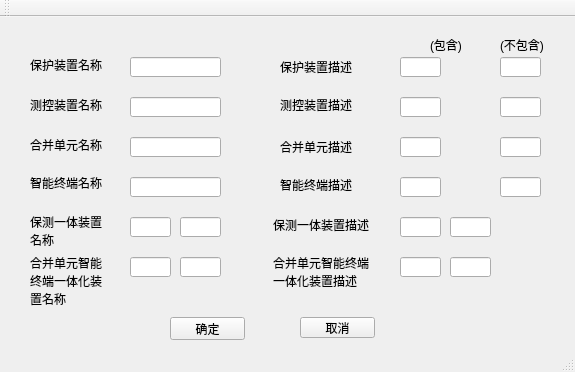
<?xml version="1.0" encoding="UTF-8"?>
<ui version="4.0">
 <class>IEDTypeAnalysorClass</class>
 <widget class="QMainWindow" name="IEDTypeAnalysorClass">
  <property name="geometry">
   <rect>
    <x>0</x>
    <y>0</y>
    <width>575</width>
    <height>372</height>
   </rect>
  </property>
  <property name="windowTitle">
   <string>IEDTypeAnalysor</string>
  </property>
  <widget class="QWidget" name="centralWidget">
   <widget class="QPushButton" name="pushButton">
    <property name="geometry">
     <rect>
      <x>170</x>
      <y>300</y>
      <width>75</width>
      <height>23</height>
     </rect>
    </property>
    <property name="text">
     <string>确定</string>
    </property>
   </widget>
   <widget class="QPushButton" name="pushButton_2">
    <property name="geometry">
     <rect>
      <x>300</x>
      <y>300</y>
      <width>75</width>
      <height>21</height>
     </rect>
    </property>
    <property name="text">
     <string>取消</string>
    </property>
   </widget>
   <widget class="QLineEdit" name="line_P">
    <property name="geometry">
     <rect>
      <x>130</x>
      <y>40</y>
      <width>91</width>
      <height>20</height>
     </rect>
    </property>
   </widget>
   <widget class="QLineEdit" name="line_PKey">
    <property name="geometry">
     <rect>
      <x>400</x>
      <y>40</y>
      <width>41</width>
      <height>20</height>
     </rect>
    </property>
   </widget>
   <widget class="QLabel" name="label">
    <property name="geometry">
     <rect>
      <x>30</x>
      <y>40</y>
      <width>101</width>
      <height>16</height>
     </rect>
    </property>
    <property name="text">
     <string>保护装置名称</string>
    </property>
   </widget>
   <widget class="QLabel" name="label_2">
    <property name="geometry">
     <rect>
      <x>280</x>
      <y>40</y>
      <width>91</width>
      <height>20</height>
     </rect>
    </property>
    <property name="text">
     <string>保护装置描述</string>
    </property>
   </widget>
   <widget class="QLabel" name="label_3">
    <property name="geometry">
     <rect>
      <x>30</x>
      <y>80</y>
      <width>101</width>
      <height>16</height>
     </rect>
    </property>
    <property name="text">
     <string>测控装置名称</string>
    </property>
   </widget>
   <widget class="QLabel" name="label_4">
    <property name="geometry">
     <rect>
      <x>30</x>
      <y>120</y>
      <width>101</width>
      <height>16</height>
     </rect>
    </property>
    <property name="text">
     <string>合并单元名称</string>
    </property>
   </widget>
   <widget class="QLabel" name="label_5">
    <property name="geometry">
     <rect>
      <x>30</x>
      <y>160</y>
      <width>111</width>
      <height>12</height>
     </rect>
    </property>
    <property name="text">
     <string>智能终端名称</string>
    </property>
   </widget>
   <widget class="QLabel" name="label_6">
    <property name="geometry">
     <rect>
      <x>30</x>
      <y>198</y>
      <width>121</width>
      <height>31</height>
     </rect>
    </property>
    <property name="text">
     <string>保测一体装置
名称</string>
    </property>
   </widget>
   <widget class="QLabel" name="label_7">
    <property name="geometry">
     <rect>
      <x>30</x>
      <y>238</y>
      <width>121</width>
      <height>51</height>
     </rect>
    </property>
    <property name="text">
     <string>合并单元智能
终端一体化装
置名称</string>
    </property>
    <property name="alignment">
     <set>Qt::AlignLeading|Qt::AlignLeft|Qt::AlignVCenter</set>
    </property>
   </widget>
   <widget class="QLineEdit" name="line_C">
    <property name="geometry">
     <rect>
      <x>130</x>
      <y>80</y>
      <width>91</width>
      <height>20</height>
     </rect>
    </property>
   </widget>
   <widget class="QLineEdit" name="line_MU">
    <property name="geometry">
     <rect>
      <x>130</x>
      <y>120</y>
      <width>91</width>
      <height>20</height>
     </rect>
    </property>
   </widget>
   <widget class="QLineEdit" name="line_ST">
    <property name="geometry">
     <rect>
      <x>130</x>
      <y>160</y>
      <width>91</width>
      <height>20</height>
     </rect>
    </property>
   </widget>
   <widget class="QLineEdit" name="line_PC">
    <property name="geometry">
     <rect>
      <x>130</x>
      <y>200</y>
      <width>41</width>
      <height>20</height>
     </rect>
    </property>
   </widget>
   <widget class="QLineEdit" name="line_MS">
    <property name="geometry">
     <rect>
      <x>130</x>
      <y>240</y>
      <width>41</width>
      <height>20</height>
     </rect>
    </property>
   </widget>
   <widget class="QLineEdit" name="line_PC2">
    <property name="geometry">
     <rect>
      <x>180</x>
      <y>200</y>
      <width>41</width>
      <height>20</height>
     </rect>
    </property>
   </widget>
   <widget class="QLineEdit" name="line_MS2">
    <property name="geometry">
     <rect>
      <x>180</x>
      <y>240</y>
      <width>41</width>
      <height>20</height>
     </rect>
    </property>
   </widget>
   <widget class="QLabel" name="label_8">
    <property name="geometry">
     <rect>
      <x>280</x>
      <y>80</y>
      <width>91</width>
      <height>16</height>
     </rect>
    </property>
    <property name="text">
     <string>测控装置描述</string>
    </property>
   </widget>
   <widget class="QLabel" name="label_9">
    <property name="geometry">
     <rect>
      <x>280</x>
      <y>120</y>
      <width>91</width>
      <height>20</height>
     </rect>
    </property>
    <property name="text">
     <string>合并单元描述</string>
    </property>
   </widget>
   <widget class="QLabel" name="label_10">
    <property name="geometry">
     <rect>
      <x>280</x>
      <y>160</y>
      <width>101</width>
      <height>16</height>
     </rect>
    </property>
    <property name="text">
     <string>智能终端描述</string>
    </property>
   </widget>
   <widget class="QLabel" name="label_11">
    <property name="geometry">
     <rect>
      <x>273</x>
      <y>198</y>
      <width>111</width>
      <height>20</height>
     </rect>
    </property>
    <property name="text">
     <string>保测一体装置描述</string>
    </property>
   </widget>
   <widget class="QLabel" name="label_12">
    <property name="geometry">
     <rect>
      <x>273</x>
      <y>239</y>
      <width>101</width>
      <height>31</height>
     </rect>
    </property>
    <property name="text">
     <string>合并单元智能终端
一体化装置描述</string>
    </property>
   </widget>
   <widget class="QLineEdit" name="line_CKey">
    <property name="geometry">
     <rect>
      <x>400</x>
      <y>80</y>
      <width>41</width>
      <height>20</height>
     </rect>
    </property>
   </widget>
   <widget class="QLineEdit" name="line_MUKey">
    <property name="geometry">
     <rect>
      <x>400</x>
      <y>120</y>
      <width>41</width>
      <height>20</height>
     </rect>
    </property>
   </widget>
   <widget class="QLineEdit" name="line_STKey">
    <property name="geometry">
     <rect>
      <x>400</x>
      <y>160</y>
      <width>41</width>
      <height>20</height>
     </rect>
    </property>
   </widget>
   <widget class="QLineEdit" name="line_PCKey">
    <property name="geometry">
     <rect>
      <x>400</x>
      <y>200</y>
      <width>41</width>
      <height>20</height>
     </rect>
    </property>
   </widget>
   <widget class="QLineEdit" name="line_PCKey2">
    <property name="geometry">
     <rect>
      <x>450</x>
      <y>200</y>
      <width>41</width>
      <height>20</height>
     </rect>
    </property>
    <property name="text">
     <string/>
    </property>
   </widget>
   <widget class="QLineEdit" name="line_MSKey">
    <property name="geometry">
     <rect>
      <x>400</x>
      <y>240</y>
      <width>41</width>
      <height>20</height>
     </rect>
    </property>
   </widget>
   <widget class="QLineEdit" name="line_MSKey2">
    <property name="geometry">
     <rect>
      <x>450</x>
      <y>240</y>
      <width>41</width>
      <height>20</height>
     </rect>
    </property>
   </widget>
   <widget class="QLineEdit" name="line_PKey2">
    <property name="geometry">
     <rect>
      <x>500</x>
      <y>40</y>
      <width>41</width>
      <height>20</height>
     </rect>
    </property>
   </widget>
   <widget class="QLineEdit" name="line_CKey2">
    <property name="geometry">
     <rect>
      <x>500</x>
      <y>80</y>
      <width>41</width>
      <height>20</height>
     </rect>
    </property>
   </widget>
   <widget class="QLineEdit" name="line_MUKey2">
    <property name="geometry">
     <rect>
      <x>500</x>
      <y>120</y>
      <width>41</width>
      <height>20</height>
     </rect>
    </property>
   </widget>
   <widget class="QLineEdit" name="line_STKey2">
    <property name="geometry">
     <rect>
      <x>500</x>
      <y>160</y>
      <width>41</width>
      <height>20</height>
     </rect>
    </property>
   </widget>
   <widget class="QLabel" name="label_13">
    <property name="geometry">
     <rect>
      <x>430</x>
      <y>20</y>
      <width>41</width>
      <height>16</height>
     </rect>
    </property>
    <property name="text">
     <string>(包含)</string>
    </property>
   </widget>
   <widget class="QLabel" name="label_14">
    <property name="geometry">
     <rect>
      <x>500</x>
      <y>20</y>
      <width>51</width>
      <height>16</height>
     </rect>
    </property>
    <property name="text">
     <string>(不包含)</string>
    </property>
   </widget>
  </widget>
  <widget class="QMenuBar" name="menuBar">
   <property name="geometry">
    <rect>
     <x>0</x>
     <y>0</y>
     <width>575</width>
     <height>23</height>
    </rect>
   </property>
  </widget>
  <widget class="QToolBar" name="mainToolBar">
   <attribute name="toolBarArea">
    <enum>TopToolBarArea</enum>
   </attribute>
   <attribute name="toolBarBreak">
    <bool>false</bool>
   </attribute>
  </widget>
  <widget class="QStatusBar" name="statusBar"/>
 </widget>
 <layoutdefault spacing="6" margin="11"/>
 <resources>
  <include location="iedtypeanalysor.qrc"/>
 </resources>
 <connections/>
</ui>
